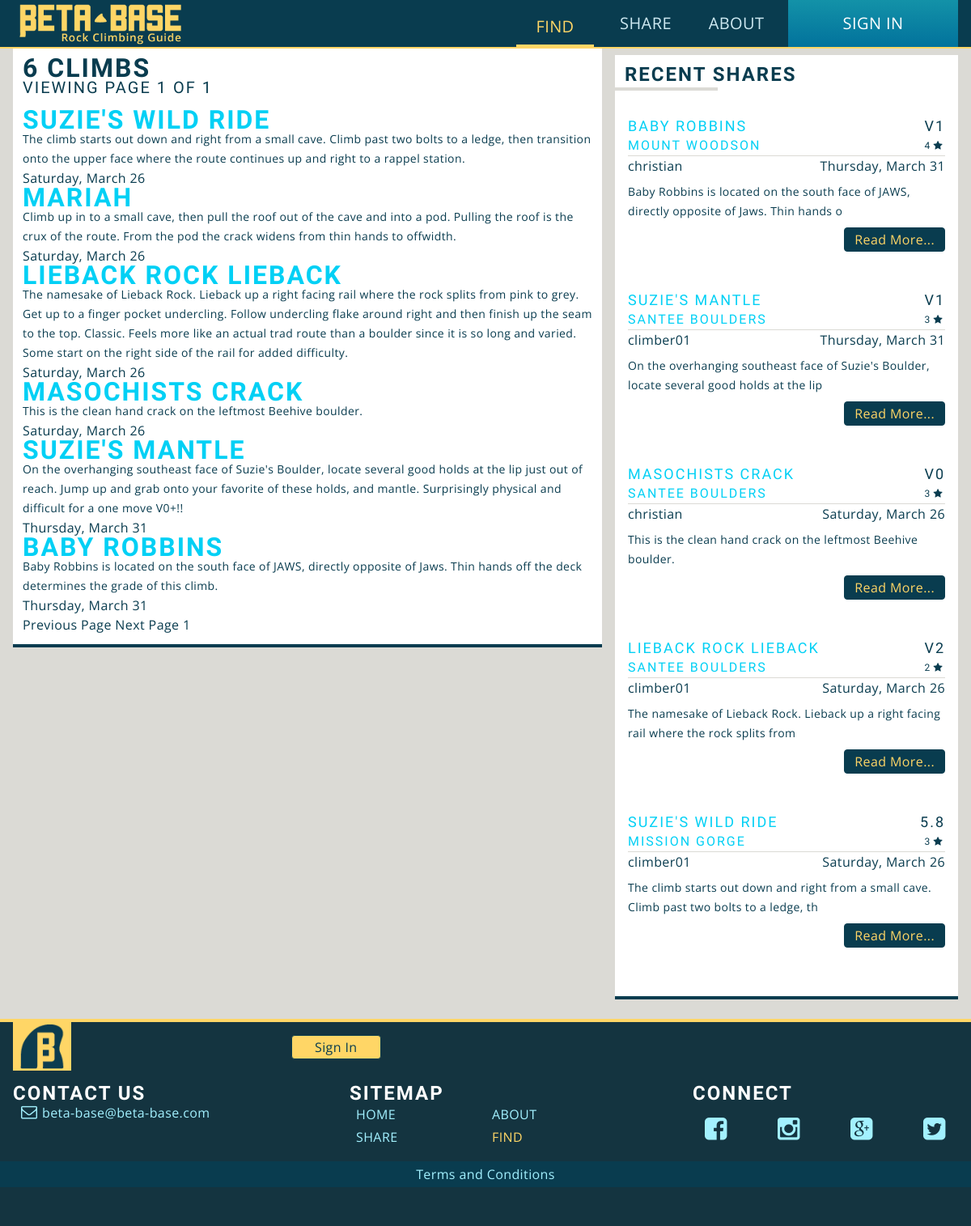
The app's page /search-result.php (signed in), older data.
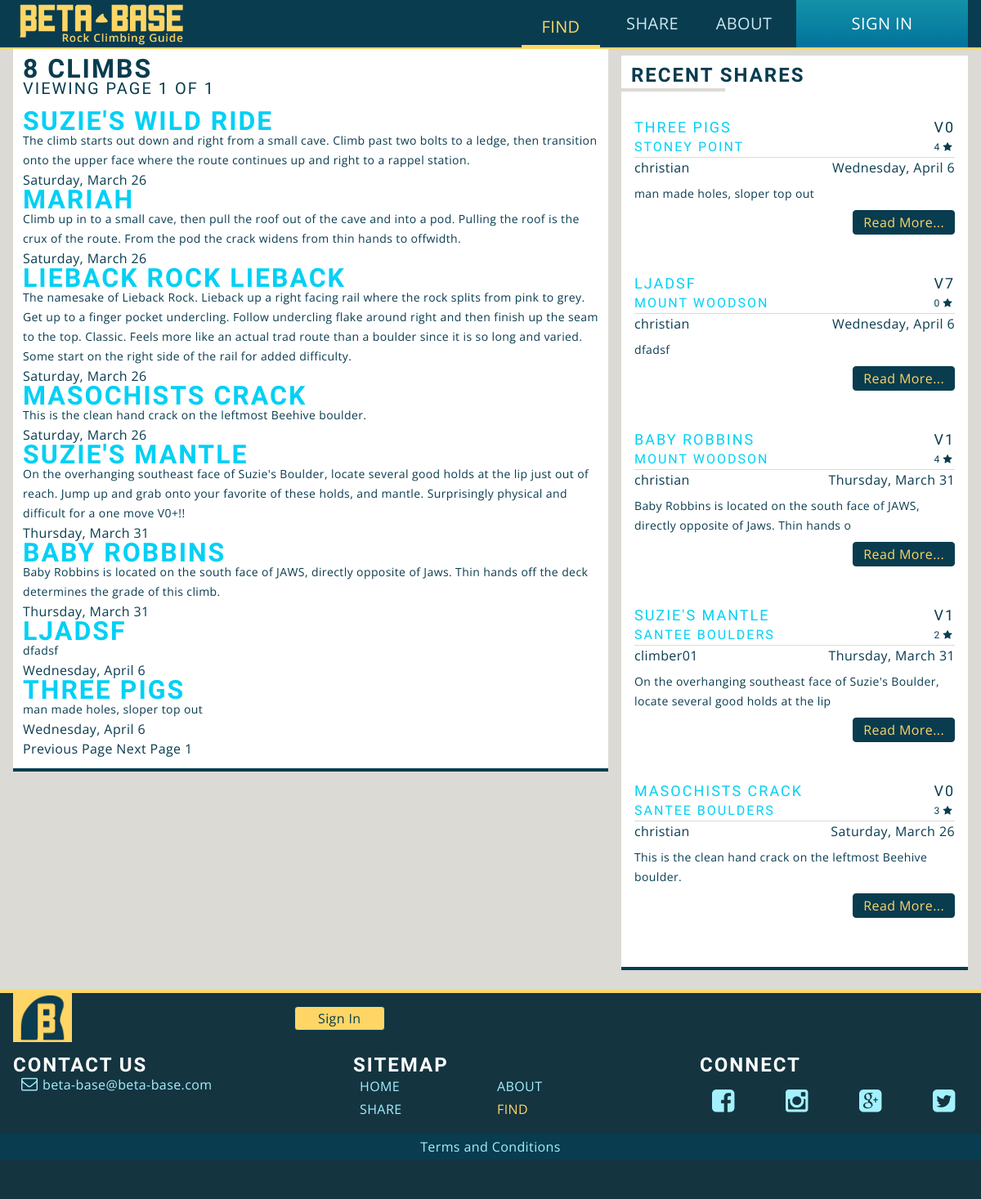
The same page, newer data.
### tables this page shows
CREATE TABLE IF NOT EXISTS `climbs` (
  `climb_id` mediumint(9) NOT NULL,
  `name` varchar(50) NOT NULL,
  `description` text NOT NULL,
  `date` datetime NOT NULL,
  `user_id` mediumint(9) NOT NULL,
  `area_id` mediumint(9) NOT NULL,
  `type` varchar(20) NOT NULL,
  `v_grade` varchar(3) DEFAULT NULL,
  `y_grade` varchar(5) DEFAULT NULL,
  `is_approved` tinyint(1) NOT NULL
);

CREATE TABLE IF NOT EXISTS `areas` (
  `area_id` mediumint(9) NOT NULL,
  `title` varchar(50) NOT NULL,
  `description` text NOT NULL,
  `date` datetime NOT NULL,
  `longitude` float(10,6) NOT NULL,
  `latitude` float(10,6) NOT NULL,
  `zipcode` mediumint(9) NOT NULL,
  `user_id` mediumint(9) NOT NULL,
  `is_approved` tinyint(1) NOT NULL
);

CREATE TABLE IF NOT EXISTS `users` (
  `user_id` mediumint(9) NOT NULL,
  `username` varchar(50) NOT NULL,
  `password` varchar(40) NOT NULL,
  `email` varchar(254) NOT NULL,
  `user_pic` text,
  `is_admin` tinyint(1) NOT NULL,
  `bio` text,
  `date_joined` datetime NOT NULL,
  `secret_key` varchar(40) NOT NULL
);

### functions.php (called while the page is built, shortened)
<?php
function nice_date( $datetime ){
	$date = new DateTime( $datetime );
	return $date->format('l,  F j');
}

### search-result.php (the view, shortened to what this page needs)
<?php
	include('userheader.php');
	include('header.php');
	$per_page = 8;
	$current_page = 1;
$phrase = mysqli_real_escape_string($db, $_GET['phrase']);
$query = "SELECT climbs.climb_id, climbs.type, areas.area_id, zipcode, name, title, climbs.description, climbs.date
					FROM climbs, areas
					WHERE climbs.is_approved = 1
					AND areas.is_approved = 1
					AND climbs.area_id = areas.area_id
					AND ( name like '%$phrase%'
					 OR climbs.description LIKE '%$phrase%'
					 OR climbs.type LIKE '%$phrase%'
					 OR climbs.v_grade LIKE '%$phrase%'
					 OR climbs.y_grade LIKE '%$phrase%'
					 OR areas.title LIKE '%$phrase%'
					 OR areas.description LIKE '%$phrase%'
					 OR areas.zipcode LIKE '%$phrase%'
					  )";
$result = $db->query($query);
$total = $result->num_rows;
?>
<div class="maincontainer">
	<main>
	<?php if($total >= 1){
		$total_pages = ceil($total/$per_page);
		if( $current_page <= $total_pages){
			$offset = ($current_page - 1) * $per_page;
			$query .= " limit $offset, $per_page";
			$result = $db->query($query);
		?>
		<section class="module">
			<h2><?php echo $total; ?> Climbs</h2>
			<h3>Viewing Page <?php echo $current_page; ?> of <?php echo $total_pages; ?></h3>
			<?php while( $row = $result->fetch_assoc() ){ ?>
			<article>
				<h2><a href="single-climb.php?climb_id=<?php echo $row['climb_id']; ?>">
					<?php echo $row['name']; ?></a></h2>
				<p><?php echo $row['description']; ?></p>
				<span class="climb-meta"><?php echo nice_date($row['date']); ?></span>
			</article>
			<?php }  ?>
			<?php
			$prev_page = $current_page - 1;
			$next_page = $current_page + 1; ?>
			<section class="pagination">
				<?php if($current_page > 1){ ?>
				<a href="search-result.php?phrase=<?php echo $phrase; ?>&amp;page=<?php echo $prev_page; ?>" class="prev">
					Previous Page
				</a>
				<?php }else{ ?>
					<span>Previous Page</span>
				<?php } ?>
				<?php
				if( $next_page <= $total_pages ){ ?>
				<a href="search-result.php?phrase=<?php echo $phrase; ?>&amp;page=<?php echo $next_page; ?>" class="next">
					Next Page
				</a>
				<?php }else{ ?>
					<span>Next Page</span>
				<?php } ?>
				<?php
				$counter = 1;
				while($counter <= $total_pages){
					if( $counter != $current_page){	 ?>
					<a href="search-result.php?phrase=<?php echo $phrase; ?>&amp;page=<?php echo $counter; ?>">
						<?php echo $counter ?>
					</a>
					<?php
							}else{
								echo $counter;
							}
						$counter++;
						} ?>
			</section>
			<?php
				}
				else{
					echo 'Invalid page';
				}
				}else{
				echo "no climbs found";
				} ?>
		</section>
	</main>
<?php include('aside.php'); ?>
</div>
<?php include('footer.php'); ?>

### aside.php (shortened to what this page needs)
<?php
	require('db-config.php');
	include_once('functions.php');
?>
	<aside>
		<section class="module secondary">
			<h4 class="bar_underline">Recent Shares</h4>
<?php
$query = "SELECT climbs.name, climbs.climb_id, climbs.description, climbs.v_grade, climbs.y_grade, climbs.date, areas.area_id, areas.title, users.username
			 FROM climbs, areas, users
			 WHERE areas.is_approved = 1
			 AND climbs.is_approved = 1
			 AND climbs.area_id = areas.area_id
			 AND climbs.user_id = users.user_id
			 ORDER BY climbs.date DESC
			 LIMIT 5";
	$result = $db->query($query);
	if($result->num_rows >= 1){
 ?>
			<?php while($row = $result->fetch_assoc() ){
			$climb_id = $row['climb_id']; ?>
			<article class="cf">
				<h5><a href="single-climb.php?climb_id=<?php echo $climb_id; ?>"><?php echo $row['name']; ?></a><span><?php
						if($row['v_grade'] == NULL){
							echo $row['y_grade'];
						}else{
							echo $row['v_grade'];
						}
					?></span></h5>
				<h6><a href="single-area.php?area_id=<?php echo $row['area_id']; ?>"><?php echo $row['title']; ?></a>
				<span class="ratings"><?php
				$rating_query = "SELECT AVG(rating) AS average FROM ratings WHERE climb_id = $climb_id";
				$rating_result = $db->query($rating_query);
				$rating_row = $rating_result->fetch_assoc();
				echo round($rating_row['average']);
				 ?><span class="icon-star"></span></span></h6>
				<p><?php echo $row['username']; ?><span><?php echo nice_date($row['date']); ?></span></p>
				<p><?php echo substr($row['description'], 0, 90); ?></p>
				<a href="#" class="btn">Read More...</a>
			</article>
<?php
		}
	}
	else{
		echo 'No posts found';
	}
?>
</section>
	</aside>

Row changes from the older to the newer data that the page shows:
no longer on one of the page's lists (row unchanged): climbs: name "SUZIE'S WILD RIDE", y_grade "5.8", area.title "MISSION GORGE", user.username "climber01", date "Saturday, March 26", description "The climb starts out down and right from a small cave. Climb past two bolts to a ledge, th"
no longer on one of the page's lists (row unchanged): climbs: name "LIEBACK ROCK LIEBACK", v_grade "V2", area.title "SANTEE BOULDERS", user.username "climber01", date "Saturday, March 26", description "The namesake of Lieback Rock. Lieback up a right facing rail where the rock splits from"
computed for climbs "SUZIE'S MANTLE": average "3" → "2"
added climbs: name "LJADSF", description "dfadsf", date "Wednesday, April 6", v_grade "V7", area.title "MOUNT WOODSON", average "0", user.username "christian"
added climbs: name "THREE PIGS", description "man made holes, sloper top out", date "Wednesday, April 6", v_grade "V0", area.title "STONEY POINT", average "4", user.username "christian"
Text that changed along with them:
$total: "6" → "8"
